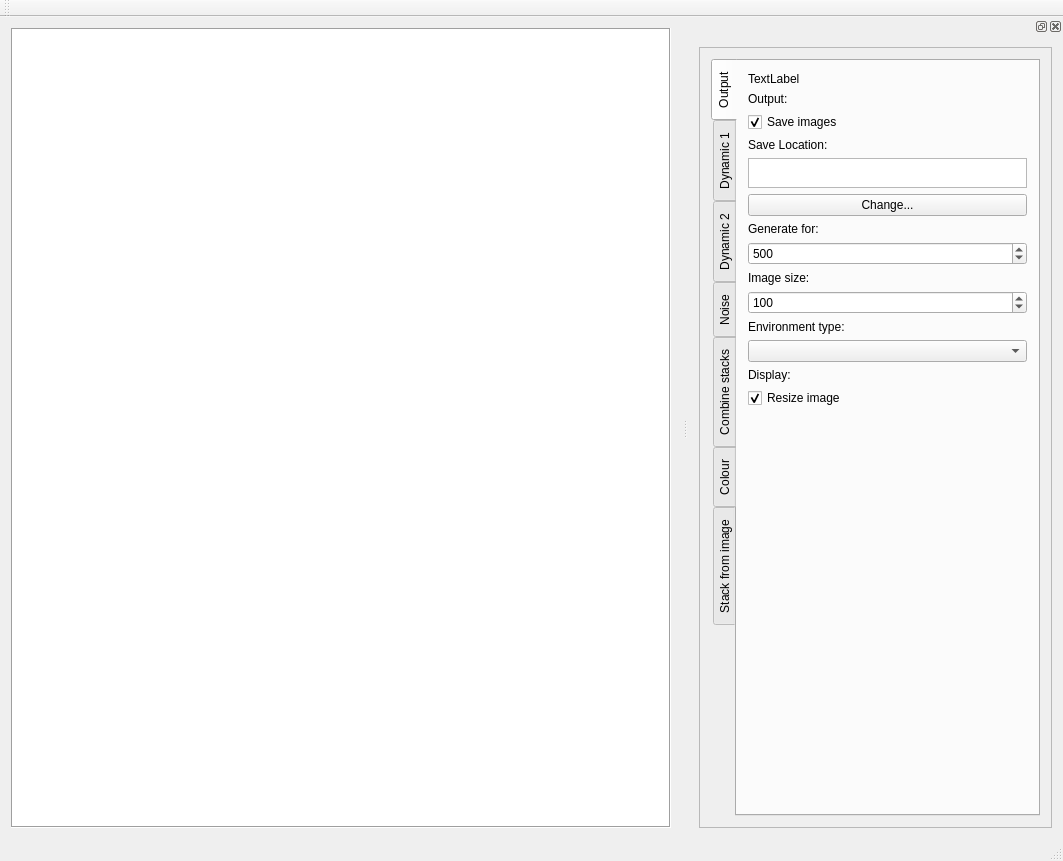
<?xml version="1.0" encoding="UTF-8"?>
<ui version="4.0">
 <class>MainWindow</class>
 <widget class="QMainWindow" name="MainWindow">
  <property name="geometry">
   <rect>
    <x>0</x>
    <y>0</y>
    <width>1063</width>
    <height>861</height>
   </rect>
  </property>
  <property name="windowTitle">
   <string>MainWindow</string>
  </property>
  <widget class="QWidget" name="centralWidget">
   <layout class="QGridLayout" name="gridLayout_3">
    <item row="0" column="0">
     <widget class="QGraphicsView" name="enviroView">
      <property name="minimumSize">
       <size>
        <width>400</width>
        <height>400</height>
       </size>
      </property>
      <property name="frameShape">
       <enum>QFrame::Box</enum>
      </property>
     </widget>
    </item>
   </layout>
  </widget>
  <widget class="QMenuBar" name="menuBar">
   <property name="geometry">
    <rect>
     <x>0</x>
     <y>0</y>
     <width>1063</width>
     <height>22</height>
    </rect>
   </property>
  </widget>
  <widget class="QToolBar" name="toolBar">
   <property name="iconSize">
    <size>
     <width>30</width>
     <height>30</height>
    </size>
   </property>
   <property name="toolButtonStyle">
    <enum>Qt::ToolButtonTextUnderIcon</enum>
   </property>
   <attribute name="toolBarArea">
    <enum>TopToolBarArea</enum>
   </attribute>
   <attribute name="toolBarBreak">
    <bool>false</bool>
   </attribute>
  </widget>
  <widget class="QStatusBar" name="statusBar"/>
  <widget class="QDockWidget" name="envSettings">
   <property name="sizePolicy">
    <sizepolicy hsizetype="Minimum" vsizetype="Preferred">
     <horstretch>0</horstretch>
     <verstretch>0</verstretch>
    </sizepolicy>
   </property>
   <property name="minimumSize">
    <size>
     <width>300</width>
     <height>400</height>
    </size>
   </property>
   <property name="maximumSize">
    <size>
     <width>500</width>
     <height>524287</height>
    </size>
   </property>
   <property name="accessibleName">
    <string>Enivronmental Settings</string>
   </property>
   <attribute name="dockWidgetArea">
    <number>2</number>
   </attribute>
   <widget class="QWidget" name="dockWidgetContents">
    <property name="minimumSize">
     <size>
      <width>50</width>
      <height>50</height>
     </size>
    </property>
    <property name="maximumSize">
     <size>
      <width>16777215</width>
      <height>16777215</height>
     </size>
    </property>
    <layout class="QVBoxLayout" name="verticalLayout">
     <item>
      <widget class="QFrame" name="dockWidgetFrame">
       <property name="sizePolicy">
        <sizepolicy hsizetype="Preferred" vsizetype="Minimum">
         <horstretch>0</horstretch>
         <verstretch>0</verstretch>
        </sizepolicy>
       </property>
       <property name="minimumSize">
        <size>
         <width>0</width>
         <height>114</height>
        </size>
       </property>
       <property name="frameShape">
        <enum>QFrame::StyledPanel</enum>
       </property>
       <property name="frameShadow">
        <enum>QFrame::Raised</enum>
       </property>
       <layout class="QVBoxLayout" name="verticalLayout_2">
        <item>
         <widget class="QTabWidget" name="settings_tab_widget">
          <property name="tabPosition">
           <enum>QTabWidget::West</enum>
          </property>
          <property name="currentIndex">
           <number>0</number>
          </property>
          <widget class="QWidget" name="output_tab">
           <attribute name="title">
            <string>Output</string>
           </attribute>
           <layout class="QVBoxLayout" name="verticalLayout_4">
            <item>
             <widget class="QLabel" name="instructions_label">
              <property name="text">
               <string>TextLabel</string>
              </property>
             </widget>
            </item>
            <item>
             <widget class="QLabel" name="output_label">
              <property name="text">
               <string>Output:</string>
              </property>
             </widget>
            </item>
            <item>
             <widget class="QCheckBox" name="save_images_checkbox">
              <property name="text">
               <string>Save images</string>
              </property>
              <property name="checked">
               <bool>true</bool>
              </property>
             </widget>
            </item>
            <item>
             <widget class="QLabel" name="label_7">
              <property name="text">
               <string>Save Location:</string>
              </property>
             </widget>
            </item>
            <item>
             <widget class="QTextBrowser" name="path">
              <property name="sizePolicy">
               <sizepolicy hsizetype="Minimum" vsizetype="MinimumExpanding">
                <horstretch>0</horstretch>
                <verstretch>0</verstretch>
               </sizepolicy>
              </property>
              <property name="maximumSize">
               <size>
                <width>1000</width>
                <height>30</height>
               </size>
              </property>
              <property name="html">
               <string>&lt;!DOCTYPE HTML PUBLIC &quot;-//W3C//DTD HTML 4.0//EN&quot; &quot;http://www.w3.org/TR/REC-html40/strict.dtd&quot;&gt;
&lt;html&gt;&lt;head&gt;&lt;meta name=&quot;qrichtext&quot; content=&quot;1&quot; /&gt;&lt;meta charset=&quot;utf-8&quot; /&gt;&lt;style type=&quot;text/css&quot;&gt;
p, li { white-space: pre-wrap; }
hr { height: 1px; border-width: 0; }
li.unchecked::marker { content: &quot;\2610&quot;; }
li.checked::marker { content: &quot;\2612&quot;; }
&lt;/style&gt;&lt;/head&gt;&lt;body style=&quot; font-family:'Ubuntu'; font-size:11pt; font-weight:400; font-style:normal;&quot;&gt;
&lt;p style=&quot;-qt-paragraph-type:empty; margin-top:0px; margin-bottom:0px; margin-left:0px; margin-right:0px; -qt-block-indent:0; text-indent:0px;&quot;&gt;&lt;br /&gt;&lt;/p&gt;&lt;/body&gt;&lt;/html&gt;</string>
              </property>
             </widget>
            </item>
            <item>
             <widget class="QPushButton" name="change_path">
              <property name="text">
               <string>Change...</string>
              </property>
             </widget>
            </item>
            <item>
             <widget class="QLabel" name="label_5">
              <property name="text">
               <string>Generate for:</string>
              </property>
             </widget>
            </item>
            <item>
             <widget class="QSpinBox" name="numGenerations">
              <property name="minimum">
               <number>1</number>
              </property>
              <property name="maximum">
               <number>100000</number>
              </property>
              <property name="value">
               <number>500</number>
              </property>
             </widget>
            </item>
            <item>
             <widget class="QLabel" name="label_26">
              <property name="text">
               <string>Image size:</string>
              </property>
             </widget>
            </item>
            <item>
             <widget class="QSpinBox" name="spinSize">
              <property name="minimum">
               <number>50</number>
              </property>
              <property name="maximum">
               <number>1000</number>
              </property>
              <property name="value">
               <number>100</number>
              </property>
             </widget>
            </item>
            <item>
             <widget class="QLabel" name="label_32">
              <property name="text">
               <string>Environment type:</string>
              </property>
             </widget>
            </item>
            <item>
             <widget class="QComboBox" name="environment_comboBox"/>
            </item>
            <item>
             <widget class="QLabel" name="display_label">
              <property name="text">
               <string>Display:</string>
              </property>
             </widget>
            </item>
            <item>
             <widget class="QCheckBox" name="resize">
              <property name="text">
               <string>Resize image</string>
              </property>
              <property name="checked">
               <bool>true</bool>
              </property>
             </widget>
            </item>
            <item>
             <spacer name="verticalSpacer">
              <property name="orientation">
               <enum>Qt::Vertical</enum>
              </property>
              <property name="sizeHint" stdset="0">
               <size>
                <width>20</width>
                <height>40</height>
               </size>
              </property>
             </spacer>
            </item>
           </layout>
          </widget>
          <widget class="QWidget" name="russell_tab">
           <attribute name="title">
            <string>Dynamic 1</string>
           </attribute>
           <layout class="QGridLayout" name="gridLayout_4">
            <item row="8" column="1">
             <widget class="QSpinBox" name="buffSpin">
              <property name="maximum">
               <number>50</number>
              </property>
              <property name="value">
               <number>1</number>
              </property>
             </widget>
            </item>
            <item row="0" column="0" colspan="2">
             <widget class="QLabel" name="russell_label">
              <property name="text">
               <string>TextLabel</string>
              </property>
             </widget>
            </item>
            <item row="1" column="0" colspan="2">
             <widget class="QLabel" name="label">
              <property name="text">
               <string>Seeds:</string>
              </property>
             </widget>
            </item>
            <item row="7" column="0">
             <widget class="QLabel" name="label_6">
              <property name="text">
               <string>Max colour velocity</string>
              </property>
             </widget>
            </item>
            <item row="5" column="1">
             <widget class="QSpinBox" name="sMin">
              <property name="minimum">
               <number>0</number>
              </property>
              <property name="value">
               <number>5</number>
              </property>
             </widget>
            </item>
            <item row="6" column="1">
             <widget class="QDoubleSpinBox" name="velMax2">
              <property name="value">
               <double>0.100000000000000</double>
              </property>
             </widget>
            </item>
            <item row="11" column="0">
             <widget class="QLabel" name="label_13">
              <property name="text">
               <string>Speed factor</string>
              </property>
             </widget>
            </item>
            <item row="7" column="1">
             <widget class="QSpinBox" name="cvelMax">
              <property name="value">
               <number>5</number>
              </property>
             </widget>
            </item>
            <item row="10" column="1">
             <widget class="QDoubleSpinBox" name="convergeAt">
              <property name="decimals">
               <number>4</number>
              </property>
              <property name="minimum">
               <double>0.000000000000000</double>
              </property>
              <property name="maximum">
               <double>1.000000000000000</double>
              </property>
              <property name="singleStep">
               <double>0.001000000000000</double>
              </property>
              <property name="value">
               <double>0.100000000000000</double>
              </property>
             </widget>
            </item>
            <item row="6" column="0">
             <widget class="QLabel" name="label_4">
              <property name="text">
               <string>Max velocity</string>
              </property>
             </widget>
            </item>
            <item row="9" column="1">
             <widget class="QCheckBox" name="periodic">
              <property name="text">
               <string>Toroidal</string>
              </property>
              <property name="checked">
               <bool>true</bool>
              </property>
             </widget>
            </item>
            <item row="8" column="0">
             <widget class="QLabel" name="label_12">
              <property name="text">
               <string>Overlap blur factor</string>
              </property>
             </widget>
            </item>
            <item row="2" column="1">
             <widget class="QSpinBox" name="numSeed">
              <property name="minimum">
               <number>1</number>
              </property>
              <property name="maximum">
               <number>1000</number>
              </property>
              <property name="value">
               <number>4</number>
              </property>
             </widget>
            </item>
            <item row="13" column="0" colspan="2">
             <spacer name="verticalSpacer_6">
              <property name="orientation">
               <enum>Qt::Vertical</enum>
              </property>
              <property name="sizeHint" stdset="0">
               <size>
                <width>20</width>
                <height>40</height>
               </size>
              </property>
             </spacer>
            </item>
            <item row="5" column="0">
             <widget class="QLabel" name="label_3">
              <property name="text">
               <string>Max size velocity</string>
              </property>
             </widget>
            </item>
            <item row="2" column="0">
             <widget class="QLabel" name="label_11">
              <property name="text">
               <string>Number</string>
              </property>
             </widget>
            </item>
            <item row="11" column="1">
             <widget class="QDoubleSpinBox" name="factorSpin">
              <property name="decimals">
               <number>3</number>
              </property>
              <property name="minimum">
               <double>0.001000000000000</double>
              </property>
              <property name="singleStep">
               <double>0.100000000000000</double>
              </property>
              <property name="value">
               <double>1.000000000000000</double>
              </property>
             </widget>
            </item>
            <item row="4" column="1">
             <widget class="QSpinBox" name="sMax">
              <property name="minimum">
               <number>2</number>
              </property>
              <property name="value">
               <number>14</number>
              </property>
             </widget>
            </item>
            <item row="12" column="0" colspan="2">
             <widget class="QCheckBox" name="blurChk">
              <property name="text">
               <string>Universal Blur</string>
              </property>
              <property name="checked">
               <bool>false</bool>
              </property>
             </widget>
            </item>
            <item row="9" column="0">
             <widget class="QLabel" name="label_8">
              <property name="text">
               <string>Background:</string>
              </property>
             </widget>
            </item>
            <item row="4" column="0">
             <widget class="QLabel" name="label_2">
              <property name="text">
               <string>Max size</string>
              </property>
             </widget>
            </item>
            <item row="10" column="0">
             <widget class="QLabel" name="label_9">
              <property name="text">
               <string>Convergence</string>
              </property>
             </widget>
            </item>
           </layout>
          </widget>
          <widget class="QWidget" name="mark_tab">
           <attribute name="title">
            <string>Dynamic 2</string>
           </attribute>
           <layout class="QGridLayout" name="gridLayout">
            <item row="13" column="1">
             <widget class="QDoubleSpinBox" name="ME_MaxAccel">
              <property name="maximum">
               <double>10.000000000000000</double>
              </property>
              <property name="singleStep">
               <double>0.100000000000000</double>
              </property>
              <property name="value">
               <double>1.000000000000000</double>
              </property>
             </widget>
            </item>
            <item row="17" column="0">
             <widget class="QLabel" name="label_44">
              <property name="text">
               <string>Speed Factor</string>
              </property>
             </widget>
            </item>
            <item row="13" column="0">
             <widget class="QLabel" name="label_45">
              <property name="text">
               <string>Maximum Acceleration</string>
              </property>
             </widget>
            </item>
            <item row="14" column="0">
             <widget class="QLabel" name="label_46">
              <property name="text">
               <string>Max Size Acceleration</string>
              </property>
             </widget>
            </item>
            <item row="14" column="1">
             <widget class="QDoubleSpinBox" name="ME_MaxSizeAccel">
              <property name="maximum">
               <double>50.000000000000000</double>
              </property>
              <property name="singleStep">
               <double>0.100000000000000</double>
              </property>
              <property name="value">
               <double>2.000000000000000</double>
              </property>
             </widget>
            </item>
            <item row="15" column="0">
             <widget class="QLabel" name="label_47">
              <property name="text">
               <string>Max Tightness Acceleration</string>
              </property>
             </widget>
            </item>
            <item row="15" column="1">
             <widget class="QDoubleSpinBox" name="ME_MaxTightAccel">
              <property name="maximum">
               <double>4.000000000000000</double>
              </property>
              <property name="singleStep">
               <double>0.100000000000000</double>
              </property>
              <property name="value">
               <double>0.100000000000000</double>
              </property>
             </widget>
            </item>
            <item row="16" column="0">
             <widget class="QLabel" name="label_48">
              <property name="text">
               <string>Max Colour Acceleration</string>
              </property>
             </widget>
            </item>
            <item row="16" column="1">
             <widget class="QDoubleSpinBox" name="ME_MaxColAccel">
              <property name="maximum">
               <double>50.000000000000000</double>
              </property>
              <property name="singleStep">
               <double>0.100000000000000</double>
              </property>
              <property name="value">
               <double>2.000000000000000</double>
              </property>
             </widget>
            </item>
            <item row="18" column="0">
             <widget class="QLabel" name="label_49">
              <property name="text">
               <string>Apply accelerations every ...</string>
              </property>
             </widget>
            </item>
            <item row="18" column="1">
             <widget class="QSpinBox" name="ME_Iterations">
              <property name="minimum">
               <number>1</number>
              </property>
              <property name="maximum">
               <number>1000</number>
              </property>
             </widget>
            </item>
            <item row="19" column="0">
             <spacer name="verticalSpacer_5">
              <property name="orientation">
               <enum>Qt::Vertical</enum>
              </property>
              <property name="sizeHint" stdset="0">
               <size>
                <width>20</width>
                <height>40</height>
               </size>
              </property>
             </spacer>
            </item>
            <item row="10" column="0">
             <widget class="QLabel" name="label_20">
              <property name="text">
               <string>Maximum Colour Velocity</string>
              </property>
             </widget>
            </item>
            <item row="10" column="1">
             <widget class="QDoubleSpinBox" name="ME_MaxColVel">
              <property name="maximum">
               <double>50.000000000000000</double>
              </property>
              <property name="singleStep">
               <double>0.100000000000000</double>
              </property>
              <property name="value">
               <double>8.000000000000000</double>
              </property>
             </widget>
            </item>
            <item row="12" column="1">
             <widget class="QDoubleSpinBox" name="ME_MaxTightVel">
              <property name="maximum">
               <double>5.000000000000000</double>
              </property>
              <property name="singleStep">
               <double>0.100000000000000</double>
              </property>
              <property name="value">
               <double>0.400000000000000</double>
              </property>
             </widget>
            </item>
            <item row="4" column="0">
             <widget class="QLabel" name="label_23">
              <property name="text">
               <string>Maximum Tightness</string>
              </property>
             </widget>
            </item>
            <item row="5" column="0">
             <widget class="QLabel" name="label_22">
              <property name="text">
               <string>Minimum Tightness</string>
              </property>
             </widget>
            </item>
            <item row="4" column="1">
             <widget class="QDoubleSpinBox" name="ME_MaxTight">
              <property name="minimum">
               <double>0.010000000000000</double>
              </property>
              <property name="maximum">
               <double>50.000000000000000</double>
              </property>
              <property name="singleStep">
               <double>0.100000000000000</double>
              </property>
              <property name="value">
               <double>8.000000000000000</double>
              </property>
             </widget>
            </item>
            <item row="5" column="1">
             <widget class="QDoubleSpinBox" name="ME_MinTight">
              <property name="minimum">
               <double>0.010000000000000</double>
              </property>
              <property name="maximum">
               <double>50.000000000000000</double>
              </property>
              <property name="singleStep">
               <double>0.100000000000000</double>
              </property>
              <property name="value">
               <double>0.100000000000000</double>
              </property>
             </widget>
            </item>
            <item row="8" column="0">
             <widget class="QLabel" name="label_17">
              <property name="text">
               <string>Maximum Velocity</string>
              </property>
             </widget>
            </item>
            <item row="12" column="0">
             <widget class="QLabel" name="label_21">
              <property name="text">
               <string>Maximum Tightness Velocity</string>
              </property>
             </widget>
            </item>
            <item row="17" column="1">
             <widget class="QDoubleSpinBox" name="ME_SpeedFactor">
              <property name="minimum">
               <double>0.010000000000000</double>
              </property>
              <property name="maximum">
               <double>50.000000000000000</double>
              </property>
              <property name="singleStep">
               <double>0.100000000000000</double>
              </property>
              <property name="value">
               <double>1.000000000000000</double>
              </property>
             </widget>
            </item>
            <item row="1" column="0">
             <widget class="QLabel" name="label_15">
              <property name="text">
               <string>Object Count</string>
              </property>
             </widget>
            </item>
            <item row="1" column="1">
             <widget class="QSpinBox" name="ME_Objects">
              <property name="minimum">
               <number>1</number>
              </property>
              <property name="maximum">
               <number>500</number>
              </property>
              <property name="value">
               <number>15</number>
              </property>
             </widget>
            </item>
            <item row="2" column="0">
             <widget class="QLabel" name="label_16">
              <property name="text">
               <string>Maximum Object Size</string>
              </property>
             </widget>
            </item>
            <item row="2" column="1">
             <widget class="QSpinBox" name="ME_MaxSize">
              <property name="minimum">
               <number>1</number>
              </property>
              <property name="maximum">
               <number>500</number>
              </property>
              <property name="value">
               <number>100</number>
              </property>
             </widget>
            </item>
            <item row="8" column="1">
             <widget class="QDoubleSpinBox" name="ME_MaxVel">
              <property name="maximum">
               <double>50.000000000000000</double>
              </property>
              <property name="singleStep">
               <double>0.100000000000000</double>
              </property>
              <property name="value">
               <double>3.000000000000000</double>
              </property>
             </widget>
            </item>
            <item row="3" column="0">
             <widget class="QLabel" name="label_18">
              <property name="text">
               <string>Minimum Object Size</string>
              </property>
             </widget>
            </item>
            <item row="3" column="1">
             <widget class="QSpinBox" name="ME_MinSize">
              <property name="minimum">
               <number>1</number>
              </property>
              <property name="maximum">
               <number>500</number>
              </property>
              <property name="value">
               <number>10</number>
              </property>
             </widget>
            </item>
            <item row="9" column="0">
             <widget class="QLabel" name="label_19">
              <property name="text">
               <string>Maximum Size Velocity</string>
              </property>
             </widget>
            </item>
            <item row="9" column="1">
             <widget class="QDoubleSpinBox" name="ME_MaxSizeVel">
              <property name="maximum">
               <double>50.000000000000000</double>
              </property>
              <property name="singleStep">
               <double>0.100000000000000</double>
              </property>
              <property name="value">
               <double>3.000000000000000</double>
              </property>
             </widget>
            </item>
            <item row="0" column="0" colspan="2">
             <widget class="QLabel" name="m_environment_label">
              <property name="text">
               <string>TextLabel</string>
              </property>
             </widget>
            </item>
           </layout>
          </widget>
          <widget class="QWidget" name="noise_tab">
           <attribute name="title">
            <string>Noise</string>
           </attribute>
           <layout class="QGridLayout" name="gridLayout_5">
            <item row="1" column="0">
             <widget class="QLabel" name="label_24">
              <property name="text">
               <string>Minimum value</string>
              </property>
             </widget>
            </item>
            <item row="1" column="1">
             <widget class="QSpinBox" name="noiseMin">
              <property name="maximum">
               <number>254</number>
              </property>
              <property name="value">
               <number>100</number>
              </property>
             </widget>
            </item>
            <item row="2" column="0">
             <widget class="QLabel" name="label_25">
              <property name="text">
               <string>Maximum value</string>
              </property>
             </widget>
            </item>
            <item row="2" column="1">
             <widget class="QSpinBox" name="noiseMax">
              <property name="minimum">
               <number>1</number>
              </property>
              <property name="maximum">
               <number>255</number>
              </property>
              <property name="singleStep">
               <number>1</number>
              </property>
              <property name="value">
               <number>156</number>
              </property>
             </widget>
            </item>
            <item row="4" column="0" colspan="2">
             <spacer name="verticalSpacer_2">
              <property name="orientation">
               <enum>Qt::Vertical</enum>
              </property>
              <property name="sizeHint" stdset="0">
               <size>
                <width>20</width>
                <height>40</height>
               </size>
              </property>
             </spacer>
            </item>
            <item row="0" column="0" colspan="2">
             <widget class="QLabel" name="noise_label">
              <property name="text">
               <string>TextLabel</string>
              </property>
             </widget>
            </item>
           </layout>
          </widget>
          <widget class="QWidget" name="combine_tab">
           <attribute name="title">
            <string>Combine stacks</string>
           </attribute>
           <layout class="QVBoxLayout" name="verticalLayout_3">
            <item>
             <widget class="QLabel" name="combine_label">
              <property name="text">
               <string>TextLabel</string>
              </property>
             </widget>
            </item>
            <item>
             <widget class="QLabel" name="label_27">
              <property name="text">
               <string>Stack one:</string>
              </property>
             </widget>
            </item>
            <item>
             <widget class="QTextBrowser" name="stackOneText">
              <property name="sizePolicy">
               <sizepolicy hsizetype="Expanding" vsizetype="Minimum">
                <horstretch>0</horstretch>
                <verstretch>0</verstretch>
               </sizepolicy>
              </property>
              <property name="maximumSize">
               <size>
                <width>16777215</width>
                <height>50</height>
               </size>
              </property>
              <property name="textInteractionFlags">
               <set>Qt::NoTextInteraction</set>
              </property>
             </widget>
            </item>
            <item>
             <widget class="QPushButton" name="pushButtonStackOne">
              <property name="text">
               <string>Change...</string>
              </property>
             </widget>
            </item>
            <item>
             <widget class="QLabel" name="label_28">
              <property name="text">
               <string>Stack two:</string>
              </property>
             </widget>
            </item>
            <item>
             <widget class="QTextBrowser" name="stackTwoText">
              <property name="maximumSize">
               <size>
                <width>16777215</width>
                <height>50</height>
               </size>
              </property>
              <property name="textInteractionFlags">
               <set>Qt::NoTextInteraction</set>
              </property>
             </widget>
            </item>
            <item>
             <widget class="QPushButton" name="pushButtonStackTwo">
              <property name="text">
               <string>Change...</string>
              </property>
             </widget>
            </item>
            <item>
             <widget class="QLabel" name="label_31">
              <property name="text">
               <string>Start slice:</string>
              </property>
             </widget>
            </item>
            <item>
             <widget class="QSpinBox" name="combineStart">
              <property name="maximum">
               <number>10000</number>
              </property>
             </widget>
            </item>
            <item>
             <widget class="QLabel" name="label_29">
              <property name="text">
               <string>Percent influence stack one (start combine):</string>
              </property>
             </widget>
            </item>
            <item>
             <widget class="QSpinBox" name="percentStartSpin">
              <property name="maximum">
               <number>100</number>
              </property>
              <property name="value">
               <number>50</number>
              </property>
             </widget>
            </item>
            <item>
             <widget class="QLabel" name="label_30">
              <property name="text">
               <string>Percent influence stack one (end combine):</string>
              </property>
             </widget>
            </item>
            <item>
             <widget class="QSpinBox" name="percentEndSpin">
              <property name="maximum">
               <number>100</number>
              </property>
              <property name="value">
               <number>50</number>
              </property>
             </widget>
            </item>
            <item>
             <spacer name="verticalSpacer_4">
              <property name="orientation">
               <enum>Qt::Vertical</enum>
              </property>
              <property name="sizeHint" stdset="0">
               <size>
                <width>20</width>
                <height>40</height>
               </size>
              </property>
             </spacer>
            </item>
           </layout>
          </widget>
          <widget class="QWidget" name="colour_tab">
           <attribute name="title">
            <string>Colour</string>
           </attribute>
           <layout class="QGridLayout" name="gridLayout_7">
            <item row="6" column="0" colspan="2">
             <widget class="QPushButton" name="selectColour">
              <property name="text">
               <string>Select...</string>
              </property>
             </widget>
            </item>
            <item row="3" column="1">
             <widget class="QSpinBox" name="spinGreen">
              <property name="maximum">
               <number>255</number>
              </property>
              <property name="value">
               <number>255</number>
              </property>
             </widget>
            </item>
            <item row="1" column="0" colspan="2">
             <widget class="QLabel" name="label_10">
              <property name="maximumSize">
               <size>
                <width>16777215</width>
                <height>35</height>
               </size>
              </property>
              <property name="text">
               <string>This will create a stack of colour images. Enter RGB levels:</string>
              </property>
              <property name="alignment">
               <set>Qt::AlignJustify|Qt::AlignVCenter</set>
              </property>
              <property name="wordWrap">
               <bool>true</bool>
              </property>
             </widget>
            </item>
            <item row="2" column="1">
             <widget class="QSpinBox" name="spinRed">
              <property name="maximum">
               <number>255</number>
              </property>
              <property name="value">
               <number>255</number>
              </property>
             </widget>
            </item>
            <item row="4" column="1">
             <widget class="QSpinBox" name="spinBlue">
              <property name="maximum">
               <number>255</number>
              </property>
              <property name="value">
               <number>255</number>
              </property>
             </widget>
            </item>
            <item row="2" column="0">
             <widget class="QLabel" name="label_34">
              <property name="text">
               <string>Red</string>
              </property>
             </widget>
            </item>
            <item row="4" column="0">
             <widget class="QLabel" name="label_36">
              <property name="text">
               <string>Blue</string>
              </property>
             </widget>
            </item>
            <item row="3" column="0">
             <widget class="QLabel" name="label_35">
              <property name="text">
               <string>Green</string>
              </property>
             </widget>
            </item>
            <item row="5" column="0" colspan="2">
             <widget class="QLabel" name="label_14">
              <property name="maximumSize">
               <size>
                <width>16777215</width>
                <height>35</height>
               </size>
              </property>
              <property name="text">
               <string>Or pick a colour:</string>
              </property>
             </widget>
            </item>
            <item row="7" column="0" colspan="2">
             <spacer name="verticalSpacer_3">
              <property name="orientation">
               <enum>Qt::Vertical</enum>
              </property>
              <property name="sizeHint" stdset="0">
               <size>
                <width>20</width>
                <height>40</height>
               </size>
              </property>
             </spacer>
            </item>
           </layout>
          </widget>
          <widget class="QWidget" name="stack_tab">
           <attribute name="title">
            <string>Stack from image</string>
           </attribute>
           <layout class="QGridLayout" name="gridLayout_8">
            <item row="3" column="0">
             <widget class="QTextBrowser" name="sFromImTxt"/>
            </item>
            <item row="1" column="0">
             <widget class="QPushButton" name="sFromImPushbutton">
              <property name="text">
               <string>Choose image</string>
              </property>
             </widget>
            </item>
            <item row="2" column="0">
             <widget class="QLabel" name="label_37">
              <property name="text">
               <string>Current:</string>
              </property>
             </widget>
            </item>
            <item row="0" column="0">
             <widget class="QLabel" name="stack_label">
              <property name="text">
               <string>This will create a stack from a single image.</string>
              </property>
              <property name="alignment">
               <set>Qt::AlignJustify|Qt::AlignVCenter</set>
              </property>
              <property name="wordWrap">
               <bool>true</bool>
              </property>
             </widget>
            </item>
           </layout>
          </widget>
         </widget>
        </item>
       </layout>
      </widget>
     </item>
    </layout>
   </widget>
  </widget>
 </widget>
 <layoutdefault spacing="6" margin="11"/>
 <resources/>
 <connections/>
</ui>
